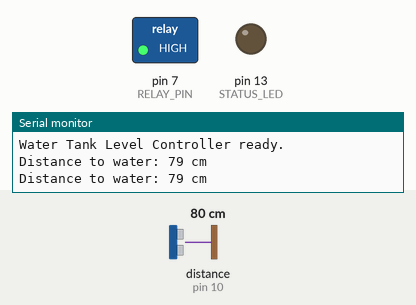
Simulated run of this sketch. Board: Arduino Uno, built with avr-gcc and run on an emulated ATmega328P. Parts: switched loads named in the sketch (green lamp = pin HIGH), output pins drawn as LEDs (lit = HIGH), the last lines printed to the serial monitor. Wiring (inferred from the names in the program): ultrasonic range finder: trigger pin 9; echo pin 10. The test bench sets the inputs (shaded band); at power-on: distance to the obstacle (sensor on pin 10) 80 cm. The echo pulse lasts 58.3 µs per cm; pins used as bus, display or sensor lines are not drawn.

Above: at 1.8 s.
1.9 s: distance to the obstacle (sensor on pin 10) set to 84 cm
At 2.4 s:
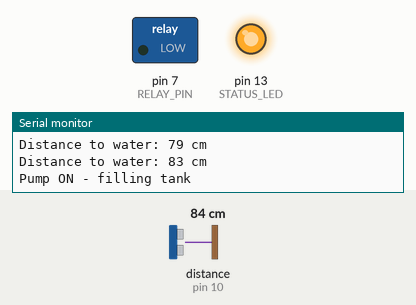
3.5 s: distance to the obstacle (sensor on pin 10) set to 23 cm
5.2 s: distance to the obstacle (sensor on pin 10) set to 19 cm
At 7.1 s:
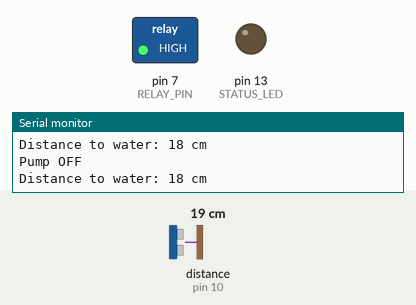
7.5 s: distance to the obstacle (sensor on pin 10) set to 120 cm
At 9.0 s:
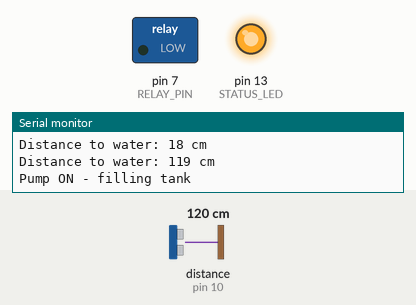
9.5 s: distance to the obstacle (sensor on pin 10) set to 2 cm
At 10.8 s:
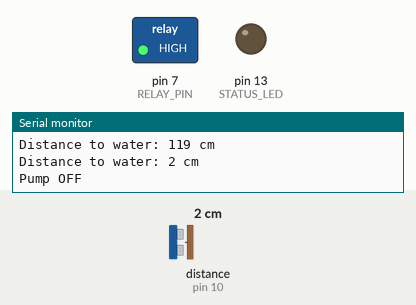
Timing chart, 0 to 12.5 s (numbered marks = the images above; inputs shaded):
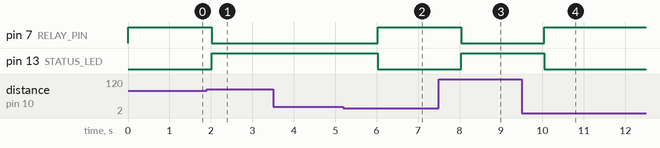

The sketch:

water-tank-level-controller.ino
```cpp
/*
  Water Tank Level Controller
  ---------------------------
  An HC-SR04 ultrasonic sensor on top of the tank measures the
  distance down to the water surface. When the water falls to
  the LOW level the pump relay turns the pump ON; when it rises
  to the HIGH level the pump turns OFF. If the sensor reading
  is invalid the pump stays OFF. Relay is OFF on startup (safe
  default).

  Wiring:
    HC-SR04 TRIG: D9, ECHO: D10, VCC 5V, GND GND
    Pump relay  : D7 (active-LOW relay module)
    Status LED  : D13 (through a 220 ohm resistor to GND)
*/

// ---- Pin definitions ----
const int TRIG_PIN   = 9;   // HC-SR04 trigger
const int ECHO_PIN   = 10;  // HC-SR04 echo
const int RELAY_PIN  = 7;   // Pump relay IN1 (active LOW)
const int STATUS_LED = 13;  // Built-in / status LED

// ---- Tank levels (distance from sensor, in cm) ----
// The sensor looks DOWN, so a LARGER distance = LOWER water.
// Measure your tank and adjust: distance when tank is nearly
// empty (start pump) and when it is nearly full (stop pump).
const int START_DISTANCE_CM = 80;   // Water low  -> pump ON
const int STOP_DISTANCE_CM  = 20;   // Water high -> pump OFF
const int MAX_VALID_CM      = 200;  // Beyond this = bad reading

bool pumpOn = false;

void setPump(bool on) {
  pumpOn = on;
  digitalWrite(RELAY_PIN, on ? LOW : HIGH);  // LOW = relay ON
  digitalWrite(STATUS_LED, on ? HIGH : LOW);
  Serial.println(on ? "Pump ON - filling tank" : "Pump OFF");
}

int readDistanceCm() {
  digitalWrite(TRIG_PIN, LOW);
  delayMicroseconds(2);
  digitalWrite(TRIG_PIN, HIGH);
  delayMicroseconds(10);
  digitalWrite(TRIG_PIN, LOW);
  unsigned long duration = pulseIn(ECHO_PIN, HIGH, 30000UL);
  if (duration == 0) return -1;  // No echo: invalid reading
  return (int)(duration * 0.0343 / 2.0);  // Sound speed -> cm
}

void setup() {
  pinMode(TRIG_PIN, OUTPUT);
  pinMode(ECHO_PIN, INPUT);
  pinMode(RELAY_PIN, OUTPUT);
  pinMode(STATUS_LED, OUTPUT);

  // Safe defaults: relay OFF, pump OFF on startup.
  digitalWrite(RELAY_PIN, HIGH);  // HIGH = relay OFF (active LOW)
  digitalWrite(STATUS_LED, LOW);

  Serial.begin(9600);
  Serial.println("Water Tank Level Controller ready.");
}

void loop() {
  int distance = readDistanceCm();

  if (distance < 0 || distance > MAX_VALID_CM) {
    // Never run the pump on a reading we cannot trust.
    if (pumpOn) setPump(false);
    Serial.println("Sensor reading invalid - pump held OFF");
    delay(1000);
    return;
  }

  Serial.print("Distance to water: ");
  Serial.print(distance);
  Serial.println(" cm");

  if (!pumpOn && distance >= START_DISTANCE_CM) {
    setPump(true);   // Water is low: start filling
  } else if (pumpOn && distance <= STOP_DISTANCE_CM) {
    setPump(false);  // Tank is full: stop before it overflows
  }

  delay(1000);  // Check once a second
}
```

Measured:
- the behaviour switches between 80 and 81 cm on distance to the obstacle (sensor on pin 10) (found by bisection; images 0 and 1)
- the behaviour switches between 22 and 21 cm on distance to the obstacle (sensor on pin 10) (found by bisection; images 1 and 2)
- after the input at 1.9 s, pin 7 (RELAY_PIN): HIGH → LOW after 0.12 s; pin 13 (STATUS_LED): LOW → HIGH after 0.12 s
- after the input at 5.2 s, pin 7 (RELAY_PIN): LOW → HIGH after 0.83 s; pin 13 (STATUS_LED): HIGH → LOW after 0.83 s
- after the input at 7.5 s, pin 7 (RELAY_PIN): HIGH → LOW after 0.54 s; pin 13 (STATUS_LED): LOW → HIGH after 0.54 s
- after the input at 9.5 s, pin 7 (RELAY_PIN): LOW → HIGH after 0.55 s; pin 13 (STATUS_LED): HIGH → LOW after 0.55 s
